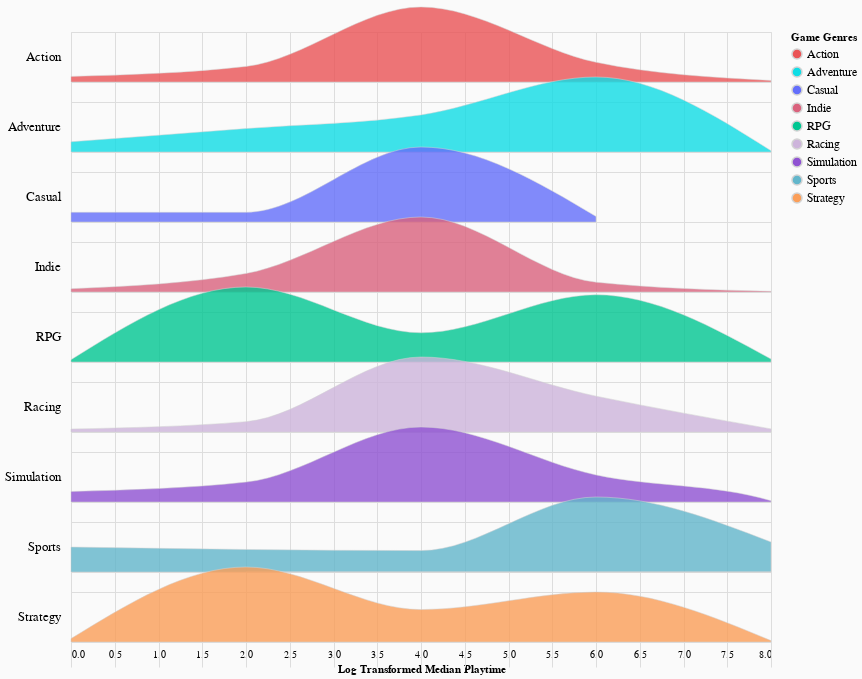

Source (notebook cell):
### Code cell
step = 50 #facet row height
overlap = .5 #facet row overlapness
new_df = df1[df1['median_playtime']>0].reset_index(drop=True) #keep games with median playtime>0 because 0 hours will be meaningless for this analysis
new_df['log_median_playtime'] = np.log(new_df['median_playtime']) #log transform median playtime to shrink the range

color_scale = alt.Scale(domain=['Action', 'Adventure', 'Casual', 'Indie', 'RPG', 'Racing', 'Simulation', 'Sports', 'Strategy'],
                        range=["#EA5355","#0FDDE5", "#636EFB", "#DA627D", "#00C691","#CDB4DB","#8F52D2","#62B6CB","#FB9E58"])

#transform bin: make each value of the log median playtime a bin
#transform aggregate: groupby genres and count log median_playtime
chart = alt.Chart(new_df, width=700, height=step).transform_bin(
    'binned_playtime', 'log_median_playtime', bin=True                          
).transform_aggregate(
    value='count()', groupby=['genres', 'binned_playtime']
).transform_window(
    total_count='sum(value)', groupby=['genres']
).transform_calculate(
    percentage='datum.value / datum.total_count'
).mark_area(
    interpolate='monotone',
    fillOpacity=0.8,
    stroke='lightgray',
    strokeWidth=0.5
).encode(
    alt.X('binned_playtime:Q', title='Log Transformed Median Playtime', scale=alt.Scale(domain=[0,8], clamp=True)),
    alt.Y('percentage:Q', axis=None, scale=alt.Scale(range=[step, -step * overlap])),
    #alt.Fill('genres:N', legend=alt.Legend(title='Genres'), scale=alt.Scale())
    alt.Color('genres:N', scale=color_scale, legend=alt.Legend(title='Game Genres', labelFontSize=12))
).configure(background='#fafafa').facet(
    row = alt.Row('genres:N', title=None, header=alt.Header(labelAngle=0, labelAlign='left', labelFontSize=13))
).properties(
    title={
        "text": "",
        "fontSize": 18,
        "anchor": "middle",
        "align": "center"
    },
    bounds='flush'
).configure_facet(
    spacing=0
).configure_view(
    stroke=None
).configure_title(
    anchor='end'
).configure_axis(
    grid=False
) #create facet row distribution plot 


chart

### Figure 1 — Vega-Lite specification as saved in the notebook (floating-point values rounded to 4 significant figures; data arrays with more than 128 entries replaced by an {"elided": "..."} marker saying what was removed)
{"data": {"name": "data-e5fe7d6e60f1a44d18f7fff54d191ea2"}, "facet": {"row": {"field": "genres", "header": {"labelAlign": "left", "labelAngle": 0, "labelFontSize": 13}, "title": null, "type": "nominal"}}, "spec": {"mark": {"type": "area", "fillOpacity": 0.8, "interpolate": "monotone", "stroke": "lightgray", "strokeWidth": 0.5}, "encoding": {"color": {"field": "genres", "legend": {"labelFontSize": 12, "title": "Game Genres"}, "scale": {"domain": ["Action", "Adventure", "Casual", "Indie", "RPG", "Racing", "Simulation", "Sports", "Strategy"], "range": ["#EA5355", "#0FDDE5", "#636EFB", "#DA627D", "#00C691", "#CDB4DB", "#8F52D2", "#62B6CB", "#FB9E58"]}, "type": "nominal"}, "x": {"field": "binned_playtime", "scale": {"clamp": true, "domain": [0, 8]}, "title": "Log Transformed Median Playtime", "type": "quantitative"}, "y": {"axis": null, "field": "percentage", "scale": {"range": [50, -25.0]}, "type": "quantitative"}}, "height": 50, "transform": [{"bin": true, "field": "log_median_playtime", "as": "binned_playtime"}, {"aggregate": [{"op": "count", "as": "value"}], "groupby": ["genres", "binned_playtime"]}, {"window": [{"op": "sum", "field": "value", "as": "total_count"}], "groupby": ["genres"]}, {"calculate": "datum.value / datum.total_count", "as": "percentage"}], "width": 700}, "bounds": "flush", "config": {"background": "#fafafa"}, "title": {"text": "", "fontSize": 18, "anchor": "middle", "align": "center"}, "$schema": "https://vega.github.io/schema/vega-lite/v4.17.0.json", "datasets": {"data-e5fe7d6e60f1a44d18f7fff54d191ea2": {"elided": "1029 records"}}}
